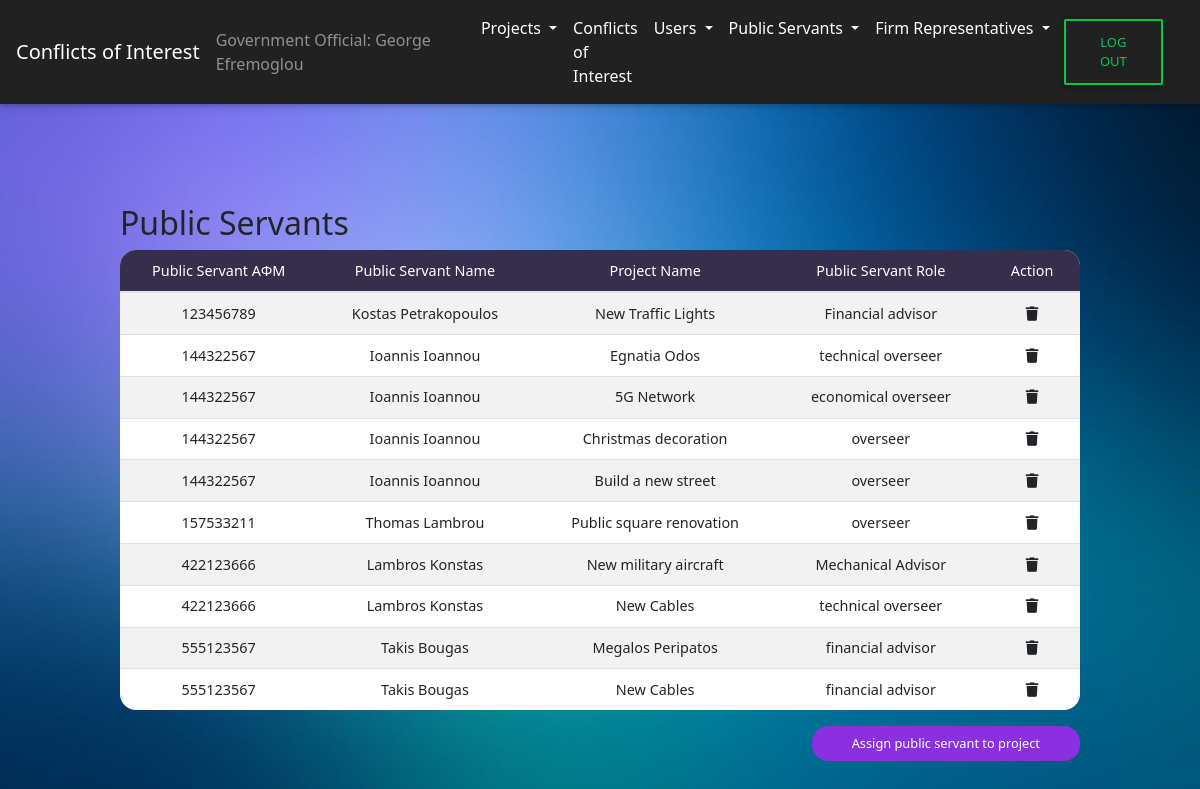
Before: /CoI/view_public_servants_GO.php (signed in) with the older database file.
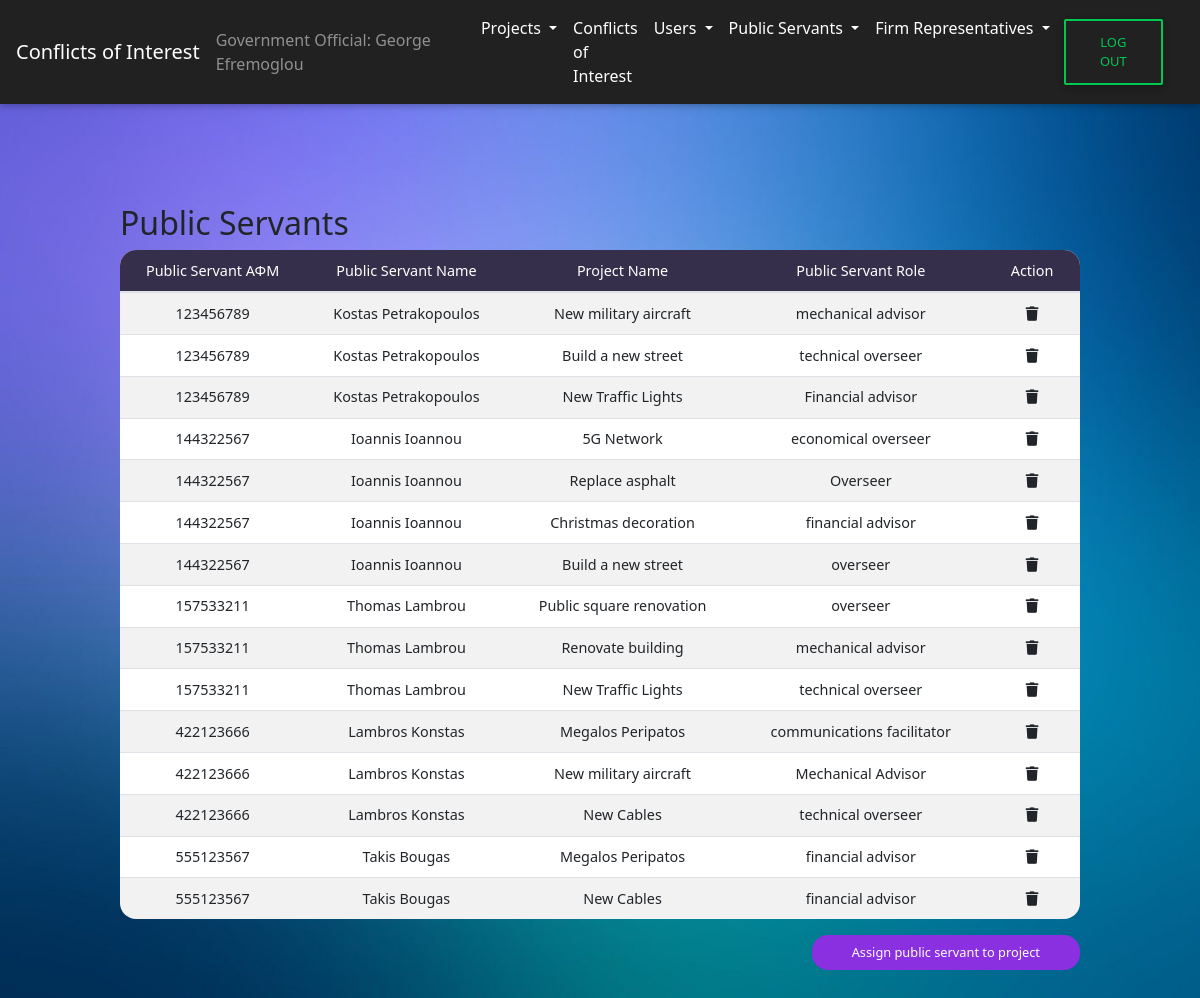
After: the same page with the newer database file.
### tables this page shows
CREATE TABLE `public_servants` (
  `ps_AFM` int(9) NOT NULL,
  `project_id` int(9) NOT NULL,
  `ps_role` varchar(50) NOT NULL
);

CREATE TABLE `users` (
  `AFM` int(11) NOT NULL,
  `name` varchar(50) NOT NULL,
  `password` varchar(255) NOT NULL,
  `user_type` varchar(2) NOT NULL,
  `created_at` datetime DEFAULT current_timestamp()
);

CREATE TABLE `projects` (
  `project_id` int(12) NOT NULL,
  `project_name` varchar(255) NOT NULL,
  `project_start_date` date NOT NULL,
  `project_end_date` date NOT NULL,
  `project_desc` varchar(1000) NOT NULL CHECK (`project_start_date` < `project_end_date` and `project_start_date` > '2019-01-01')
);

### CoI/view_public_servants_GO.php (the view, shortened to what this page needs)
<?php include('header.php');
include('navbar_GO.php');
?>
<div id="Public Servants">
    <div class="wrapper-table">
        <div class="page-header clearfix">
            <h2 class="pull-left">Public Servants</h2>
        </div>
        <?php
        $sql = "SELECT * FROM public_servants INNER JOIN users ON users.AFM = public_servants.ps_AFM INNER JOIN projects ON projects.project_id = public_servants.project_id";
        if ($result = mysqli_query($conn, $sql)) {
            if (mysqli_num_rows($result) > 0) {
                echo  "<table id='ps_projects' class='table table-striped table-sm project-table' cellspacing='0' width='100%'>";
                echo "<thead>";
                echo "<tr>";
                echo "<th class='th-sm' id ='th-first' >Public Servant ΑΦΜ</th>";
                echo "<th class='th-sm'>Public Servant Name</th>";
                echo "<th class='th-sm'>Project Name</th>";
                echo "<th class='th-sm'>Public Servant Role</th>";
                echo "<th class='th-sm'  id='th-last' style='width: 5%'>Action</th>";
                echo "</tr>";
                echo "</thead>";
                echo "<tbody>";
                while ($row = mysqli_fetch_array($result)) {
                    echo "<tr>";
                    echo "<td>" . $row['ps_AFM'] . "</td>";
                    echo "<td>" . $row['name'] . "</td>";
                    echo "<td>" . $row['project_name'] . "</td>";
                    echo "<td>" . $row['ps_role'] . "</td>";
                    echo "<td><a href='delete_public_servant.php?ps_AFM=$row[ps_AFM]&project_id=$row[project_id]"  .  "' title='Delete Record' data-toggle='tooltip'><span class='fas fa-trash'>  </span></a>";
                    echo "</td>";
                    echo "</tr>";
                }
                echo "</table>";
            } else {
                echo "<p class='lead'><em>No records were found.</em></p>";
            }
        } else {
            echo "ERROR: Could not able to execute $sql. " . mysqli_error($conn);
        }
        echo "<a href='add_public_servant_GO.php' class='submit-button'>Assign public servant to project</a>";
        ?>
    </div>
</div>
</body>
<?php include('footer.php') ?>
</html>

### CoI/header.php (shortened to what this page needs)
<!DOCTYPE html>
<html lang="zxx">
    <head>
        <link rel="stylesheet" type="text/css" href="css/jquery.dataTables.min.css" />
        <link rel="stylesheet" href="css/bootstrap.min.css" type="text/css">
        <link rel="stylesheet" href="css/style.css" type="text/css">
        <link rel="stylesheet" href="css/mdb.min.css" type="text/css">
        <link href="css/all.css" rel="stylesheet">
    </head>
<body>

### CoI/navbar_GO.php (shortened to what this page needs)
<?php include('header.php');
?>
<nav class="navbar navbar-expand-lg navbar-dark bg-dark">
    <a class="navbar-brand" href="#">Conflicts of Interest</a>
    <span class="navbar-text">
        Government Official:
        <?php echo $_SESSION["name"]; ?>
    </span>
    <div class="collapse navbar-collapse" id="navbarSupportedContent">
        <ul class="navbar-nav mr-auto">
            <li class="nav-item dropdown">
                <a class="nav-link dropdown-toggle" href="#" id="navbarDropdown" role="button" data-toggle="dropdown" aria-haspopup="true" aria-expanded="false">
                    Projects
                </a>
            </li>
            <li class="nav-item">
                <a class="nav-link" href="conflicts.php">Conflicts of Interest</a>
            </li>
            <li class="nav-item dropdown">
                <a class="nav-link dropdown-toggle" href="#" id="navbarDropdown" role="button" data-toggle="dropdown" aria-haspopup="true" aria-expanded="false">
                    Users
                </a>
            </li>
            <li class="nav-item dropdown">
                <a class="nav-link dropdown-toggle" href="#" id="navbarDropdown" role="button" data-toggle="dropdown" aria-haspopup="true" aria-expanded="false">
                    Public Servants
                </a>
            </li>
            <li class="nav-item dropdown">
                <a class="nav-link dropdown-toggle" href="#" id="navbarDropdown" role="button" data-toggle="dropdown" aria-haspopup="true" aria-expanded="false">
                    Firm Representatives
                </a>
            </li>
        </ul>
        <form class="form-inline my-2 my-lg-0" method="post" action="logout.php" id="logoutform">
            <button class="btn btn-outline-success my-2 my-sm-0" type="submit" id="logout-btn">Log Out</button>
        </form>
    </div>
</nav>

### CoI/footer.php (shortened to what this page needs)
</body>
</html>

### CoI/css/style.css (style rules this page uses)
html, * { padding: 0px; margin: 0px; font-family: Segoe UI; }
body { height: 100%; font-family: Segoe UI; }
body { background-image: url("../assets/Background.png"); background-size: cover; background-repeat: no-repeat; background-attachment: fixed; }
.wrapper-table { margin-top: 100px; margin-bottom: 100px; width: 80%; margin-left: auto; margin-right: auto; }
.project-table { border-radius: 1rem; background-color: white; text-align: center; }
th { background-color: #362F4B; border-color: black; color: white; }
#th-first { border-radius: 16px 0px 0px 0px; }
#th-last { border-radius: 0px 16px 0px 0px; }
::placeholder { color: lightgray; }
.submit-button { border-radius: 1rem; border-width: 0; text-align: center; float: right; color: white; background-color: #8A30E1; padding: 8px; padding-right: 40px; padding-left: 40px; font-size: 80%; }
#logoutform { float:right; margin-right: 15px; }

### CoI/css/all.css (style rules this page uses)
.fa, .fas, .far, .fal, .fad, .fab { -moz-osx-font-smoothing: grayscale; -webkit-font-smoothing: antialiased; display: inline-block; font-style: normal; font-variant: normal; text-rendering: auto; line-height: 1; }
.fa-trash:before { content: "\f1f8"; }

Changed rows visible on the page:
removed public_servants: ps_AFM "144322567", users.name "Ioannis Ioannou", project.project_name "Egnatia Odos", ps_role "technical overseer"
added public_servants: ps_AFM "123456789", users.name "Kostas Petrakopoulos", project.project_name "New military aircraft", ps_role "mechanical advisor"
added public_servants: ps_AFM "123456789", users.name "Kostas Petrakopoulos", project.project_name "Build a new street", ps_role "technical overseer"
added public_servants: ps_AFM "144322567", users.name "Ioannis Ioannou", project.project_name "Replace asphalt", ps_role "Overseer"
changed public_servants "Christmas decoration": ps_role "overseer" → "financial advisor"
added public_servants: ps_AFM "157533211", users.name "Thomas Lambrou", project.project_name "Renovate building", ps_role "mechanical advisor"
added public_servants: ps_AFM "157533211", users.name "Thomas Lambrou", project.project_name "New Traffic Lights", ps_role "technical overseer"
added public_servants: ps_AFM "422123666", users.name "Lambros Konstas", project.project_name "Megalos Peripatos", ps_role "communications facilitator"
